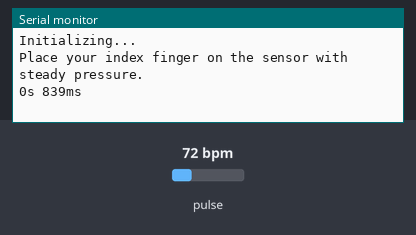
Bench run of a sketch on a simulated ESP8266 (NodeMCU). Shown: the last lines printed to the serial monitor. Inputs (shaded band) come from the test bench; at power-on: pulse 72 bpm.

Above: at 1.2 s.
1.3 s: pulse set to 42 bpm
At 2.7 s:
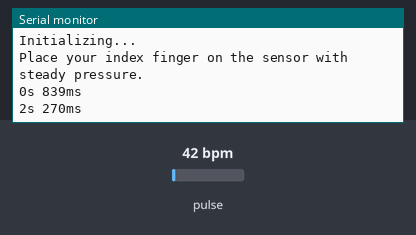
2.8 s: pulse set to 70 bpm
At 3.8 s:
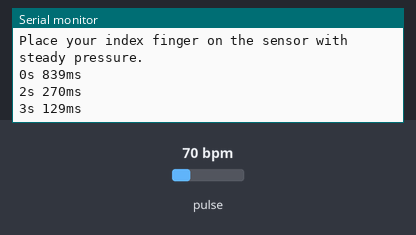
Timing chart, 0 to 5.8 s (numbered marks = the images above; inputs shaded):
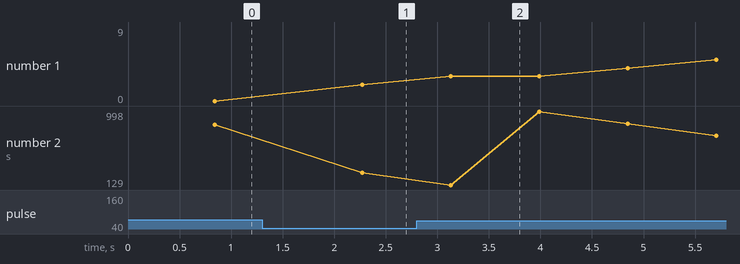

The sketch:

Example5_HeartRate.ino
```cpp
#include <Wire.h>
#include "MAX30105.h"
#include "heartRate.h"

MAX30105 particleSensor;

const byte RATE_SIZE = 4; // Increase this for more averaging. 4 is good.
byte rates[RATE_SIZE];    // Array of heart rates
byte rateSpot = 0;
long lastBeat = 0; // Time at which the last beat occurred

float beatsPerMinute;
int beatAvg;

void setup()
{
  Serial.begin(115200);
  Serial.println("Initializing...");

  Wire.begin(21, 22); // Change to match your NodeMCU ESP32S pinout (SDA pin 21, SCL pin 22)

  // Initialize sensor
  if (!particleSensor.begin(Wire, I2C_SPEED_FAST)) // Use default I2C port, 400kHz speed
  {
    Serial.println("MAX30105 was not found. Please check wiring/power. ");
    while (1);
  }
  Serial.println("Place your index finger on the sensor with steady pressure.");

  particleSensor.setup(); // Configure sensor with default settings
  particleSensor.setPulseAmplitudeRed(0x0A); // Turn Red LED to low to indicate sensor is running
  particleSensor.setPulseAmplitudeGreen(0);  // Turn off Green LED
}

void loop()
{
  long irValue = particleSensor.getIR();

  if (checkForBeat(irValue) == true)
  {
    // We sensed a beat!
    long delta = millis() - lastBeat;
    lastBeat = millis();

    beatsPerMinute = 60 / (delta / 1000.0);

    if (beatsPerMinute < 255 && beatsPerMinute > 20)
    {
      rates[rateSpot++] = (byte)beatsPerMinute; // Store this reading in the array
      rateSpot %= RATE_SIZE;                    // Wrap variable

      // Take average of readings
      beatAvg = 0;
      for (byte x = 0; x < RATE_SIZE; x++)
        beatAvg += rates[x];
      beatAvg /= RATE_SIZE;

      // Send data over serial
      // Send data over serial
      Serial.print(millis() / 1000); // Print seconds
      Serial.print("s ");
      Serial.print((millis() % 1000) % 1000); // Print milliseconds
      Serial.print("ms");
      // Serial.print("IR=");
      // Serial.print(irValue);
      // Serial.print(", BPM=");
      // Serial.print(beatsPerMinute);
      // Serial.print(", Avg BPM=");
      // Serial.print(beatAvg);

      if (irValue < 50000)
        Serial.print(" No finger?");

      Serial.println();
    }
  }
}
```

License.ino
```cpp
// (licence header left out)

```

Measured:
- after the input at 1.3 s, the serial monitor: prints a new line after 0.97 s (image 1)
- after the input at 2.8 s, the serial monitor: prints a new line after 0.33 s (image 2)
- plotted number 2: 839 → 270 after the input at 1.3 s, 270 → 998 after the input at 2.8 s
